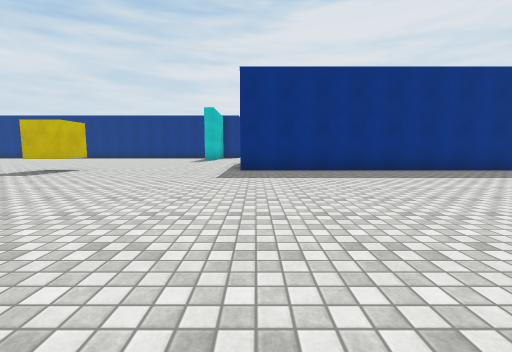
View 1 (above)

24 first-person views from a walk through a Unity game level. The camera is 1.2 m above the floor, tilts 6° down and sees 90° across. The floor is counted in squares, 2 m on a side. Each view is taken from the middle of a square. On the plan, view 1 faces up. The plan holds only what a view shows up to about 9 squares ahead; the rest is blank. The place goes on beyond the plan. The player character is not drawn. Surface patterns are stand-ins for the level's own textures.

View 2
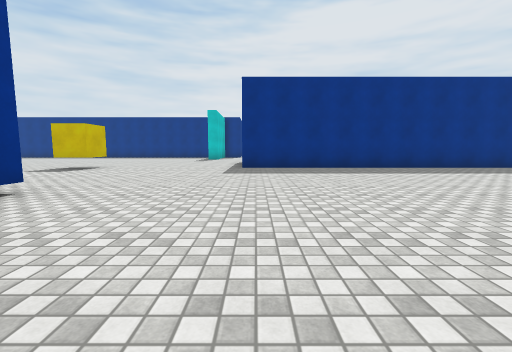

View 3
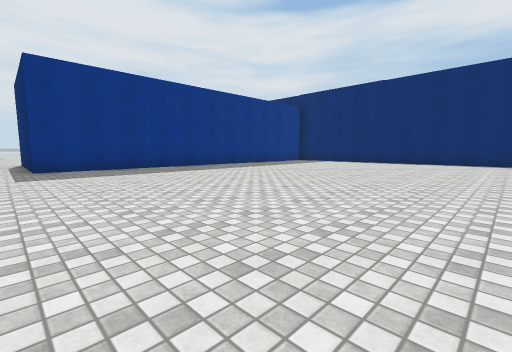

View 4
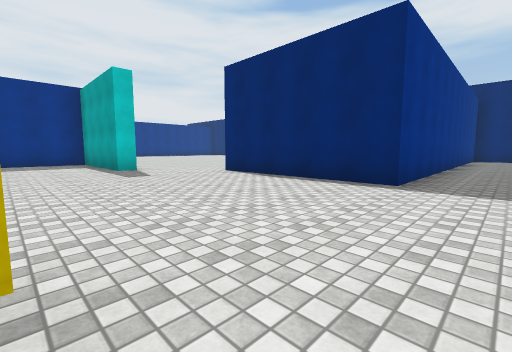

View 5
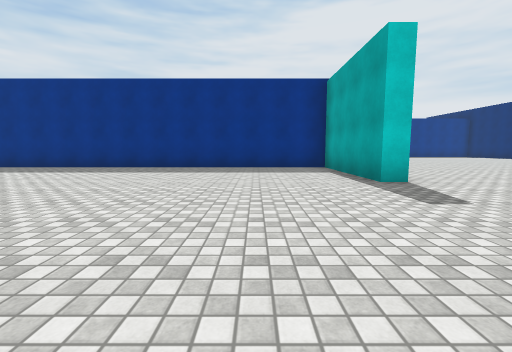

View 6
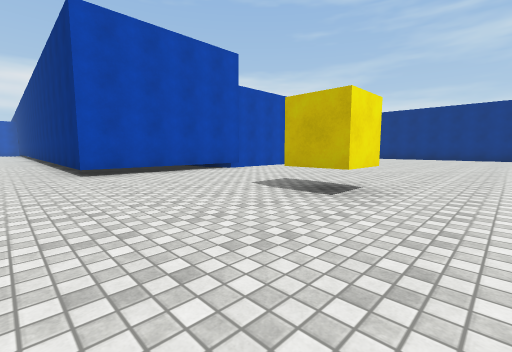

View 7
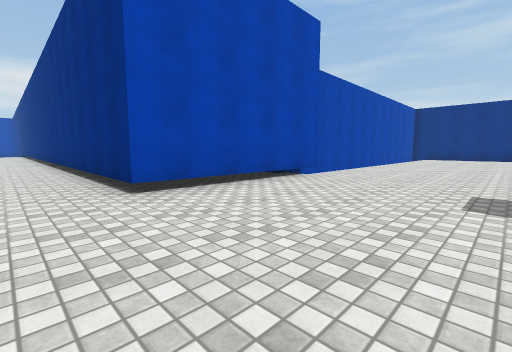

View 8
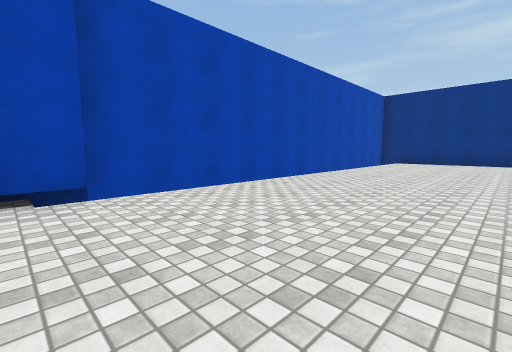

View 9
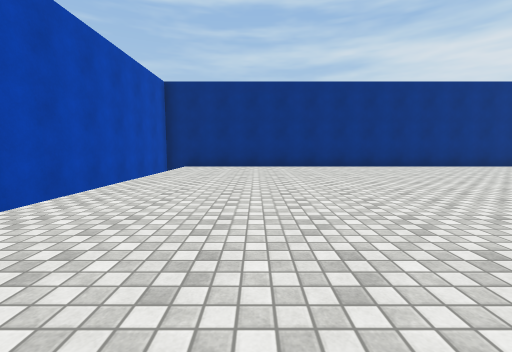

View 10
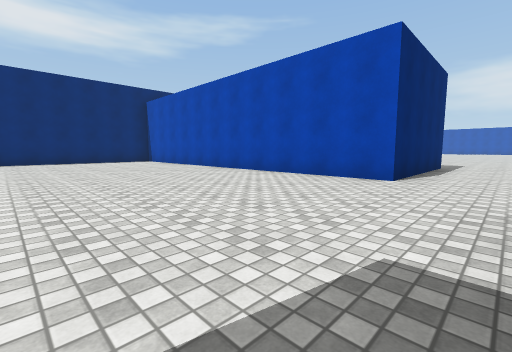

View 11
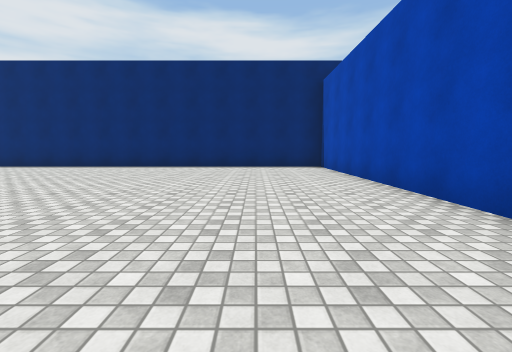

View 12
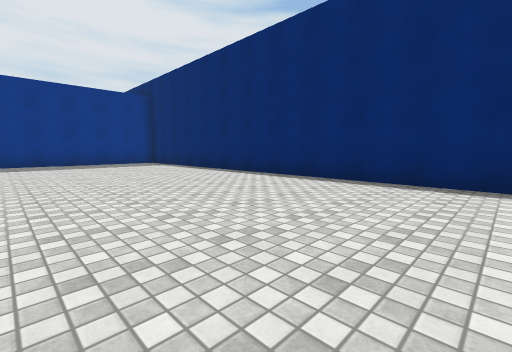

View 13
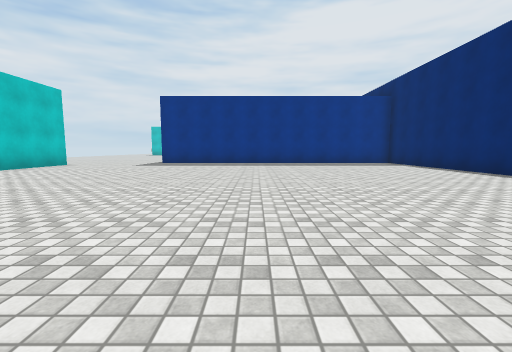

View 14
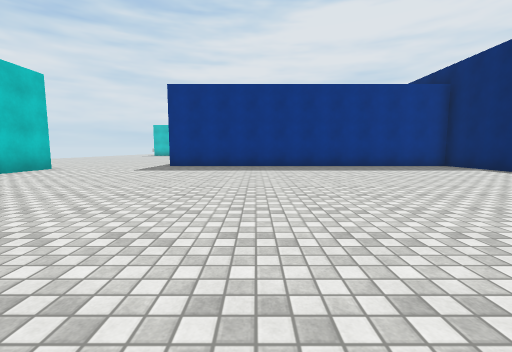

View 15
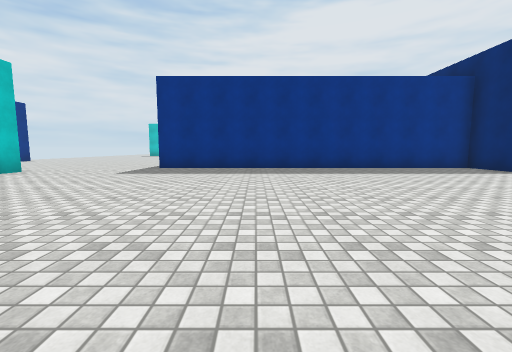

View 16
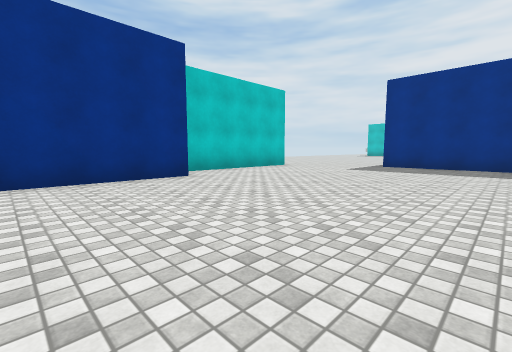

View 17
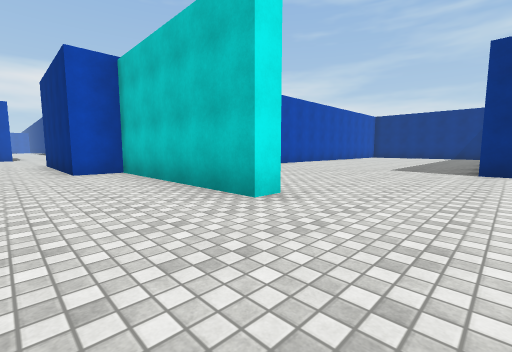

View 18
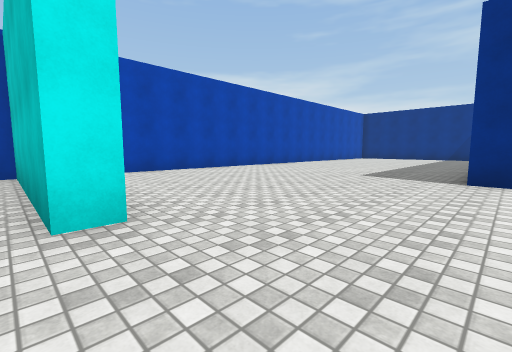

View 19
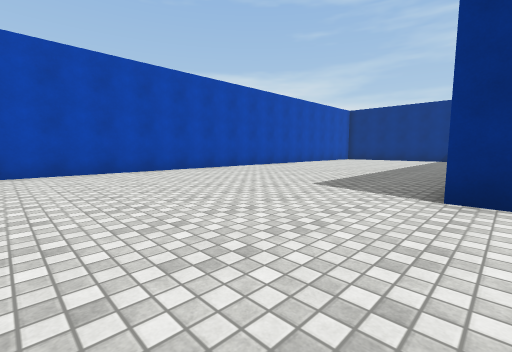

View 20
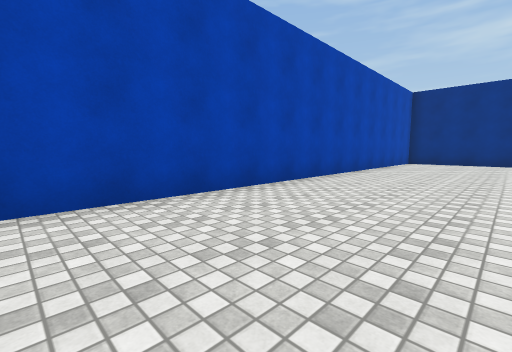

View 21
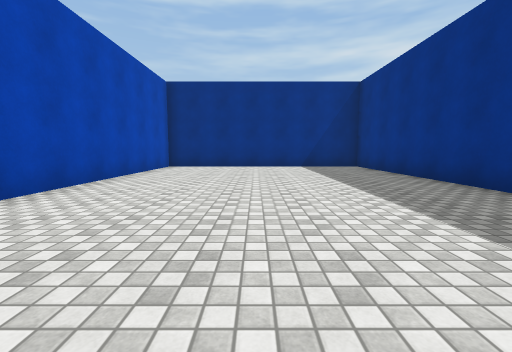

View 22
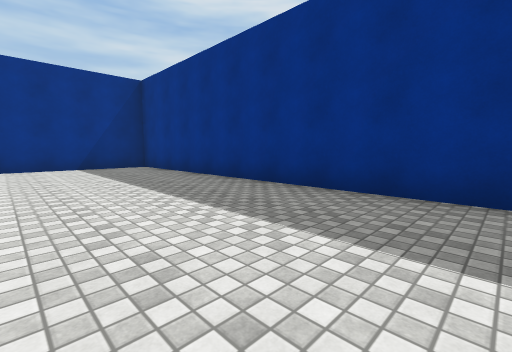

View 23
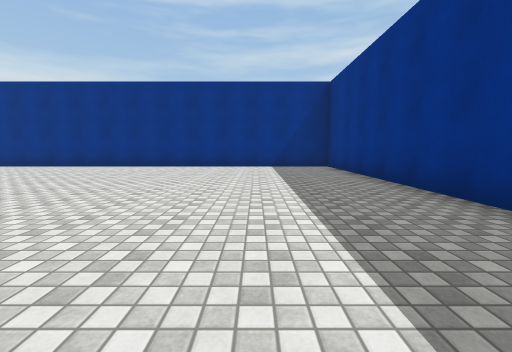

View 24
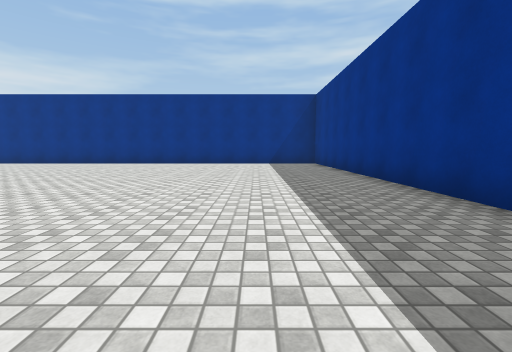

### Floor plan
Points are (right, up) in squares from view 1. A wall is a line through its corners. A room is listed if a view was taken in it or the views show most of it. See-through windows are left out.
Room 1 (views 1, 2, 3, 4, 5, 6, 7, 8, 9, 23, 24)
walls: (-7.8, 2.5) (-3.2, 2.5) (-3.2, -5.5); (-2.7, 13.7) (-2.7, 17.5) (-18.9, 17.5) (-18.9, 1.9) (-7.8, 1.9); (8.4, 7.3) (-0.4, 7.3) (-0.4, 11.8); (10.8, -1) (10.8, 0.1)
ways out: opening at (-1.5, 12.5) to room 2
objects: yellow cube (-6, 7) to (-5, 7)
Room 2 (views 10, 11, 12, 13, 14, 15, 16, 17, 18, 19, 20, 21, 22)
walls: (-2.8, 26.8) (-2.2, 26.8) (-2.2, 22) (-1.1, 22) (-1.1, 17.5); (-2.1, 13.7) (-2.7, 13.7); (-0.4, 11.8) (10.8, 11.8) (10.8, 28.2) (0.9, 28.2); (-7.4, 29.1) (-7.4, 28.5); (-9.9, 28.5) (-18.9, 28.5) (-18.9, 22) (-3.9, 22)
ways out: opening at (-1.5, 12.5) to room 1

Where each view was taken, in squares from view 1:
view 1: 0 up, 0 right, facing up
view 2: 1 down, 0 right, facing up
view 3: 1 down, 1 left, facing up-right
view 4: 6 up, 5 left, facing up-right
view 5: 9 up, 5 left, facing up
view 6: 9 up, 2 left, facing down-left
view 7: 6 up, 2 left, facing down-left
view 8: 6 up, 7 left, facing down-left
view 9: 5 up, 10 left, facing left
view 10: 17 up, 2 left, facing down-right
view 11: 14 up, 2 right, facing right
view 12: 17 up, 6 right, facing up-right
view 13: 17 up, 5 right, facing up
view 14: 19 up, 4 right, facing up
view 15: 20 up, 4 right, facing up
view 16: 19 up, 4 right, facing up-left
view 17: 29 up, 0 right, facing down-left
view 18: 29 up, 2 left, facing down-left
view 19: 29 up, 4 left, facing down-left
view 20: 25 up, 7 left, facing down-left
view 21: 25 up, 10 left, facing left
view 22: 25 up, 10 left, facing up-left
view 23: 15 up, 10 left, facing left
view 24: 15 up, 8 left, facing left
